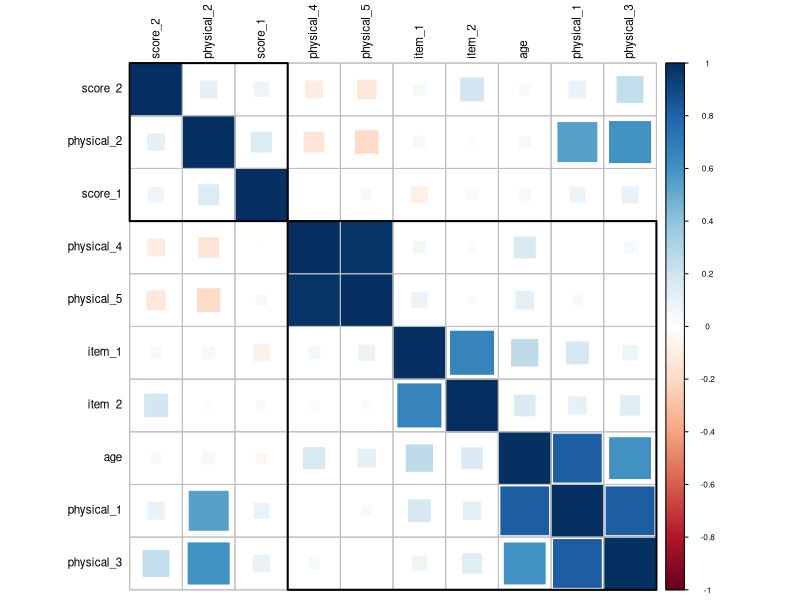
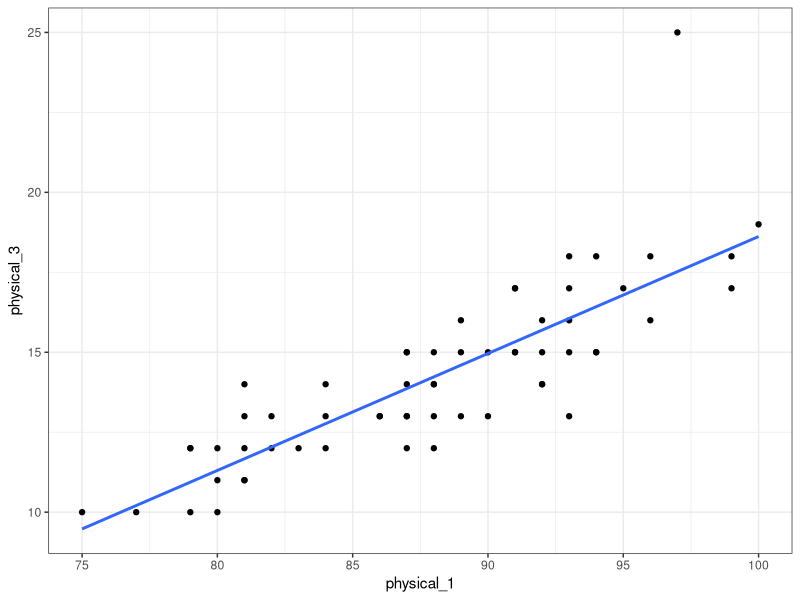
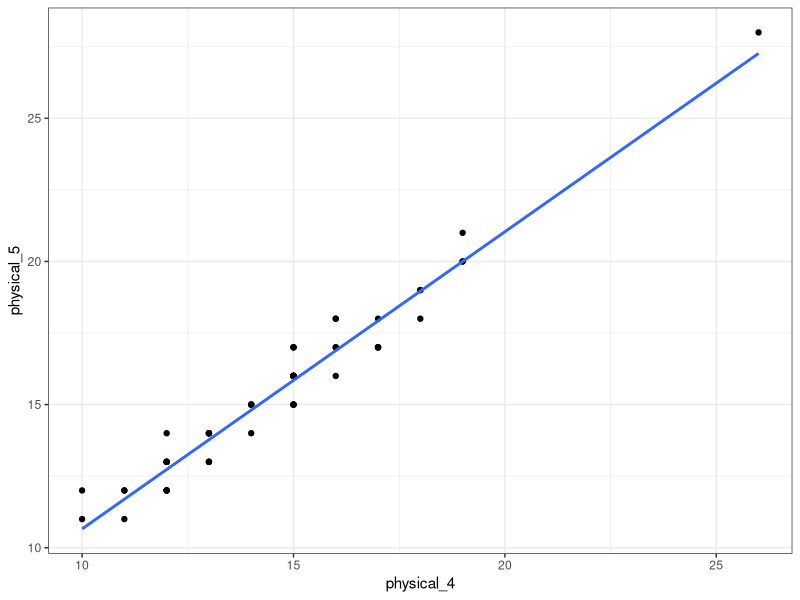
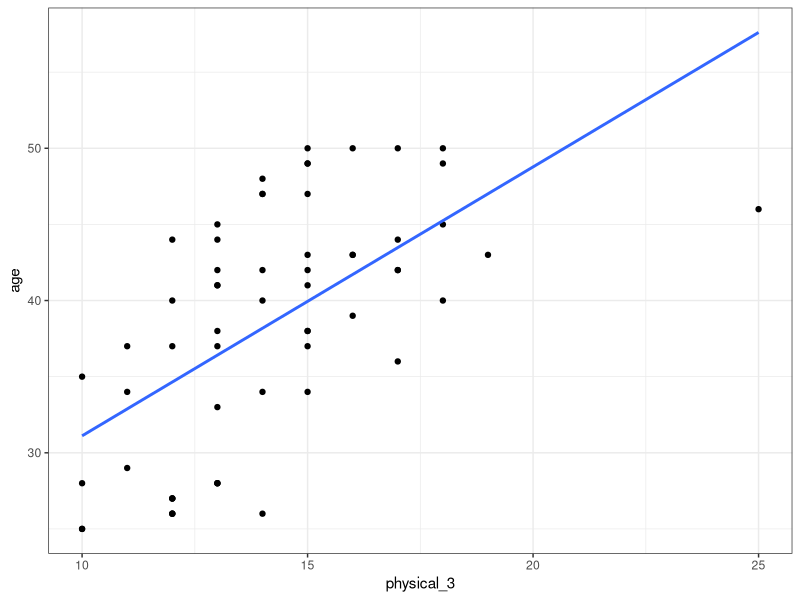
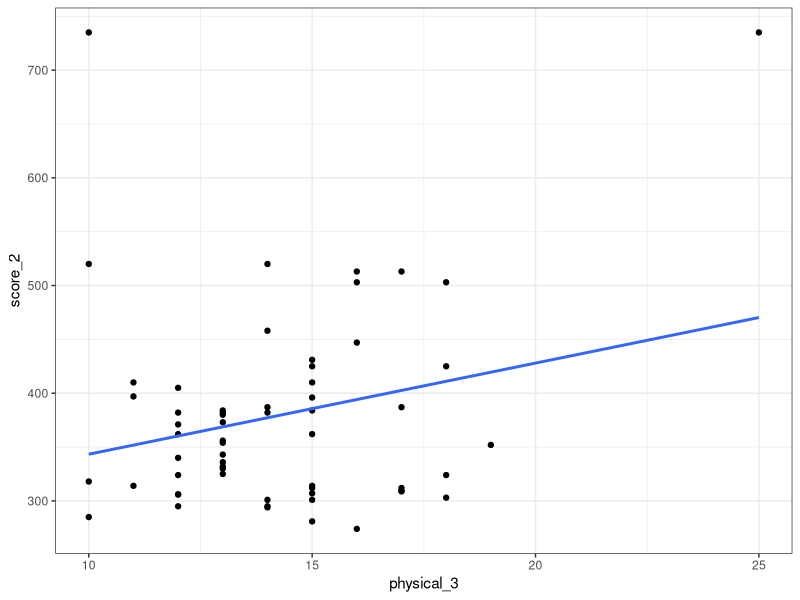
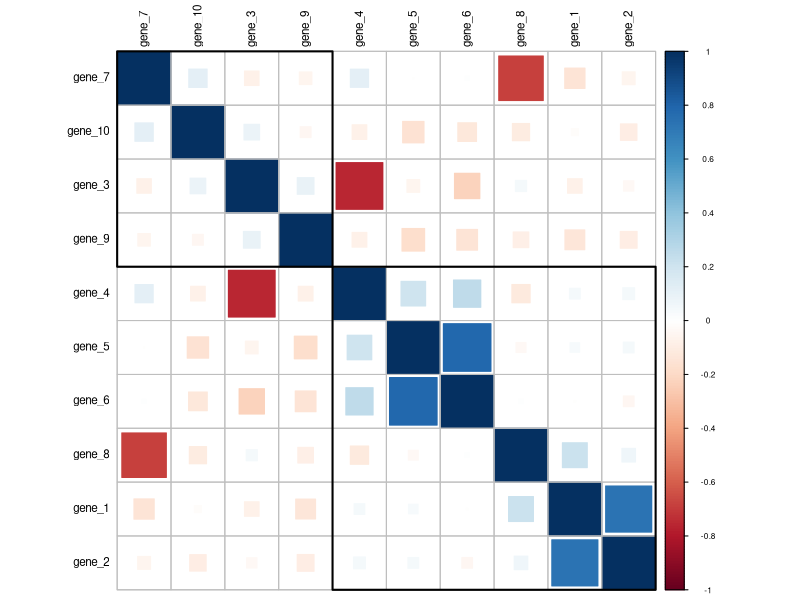
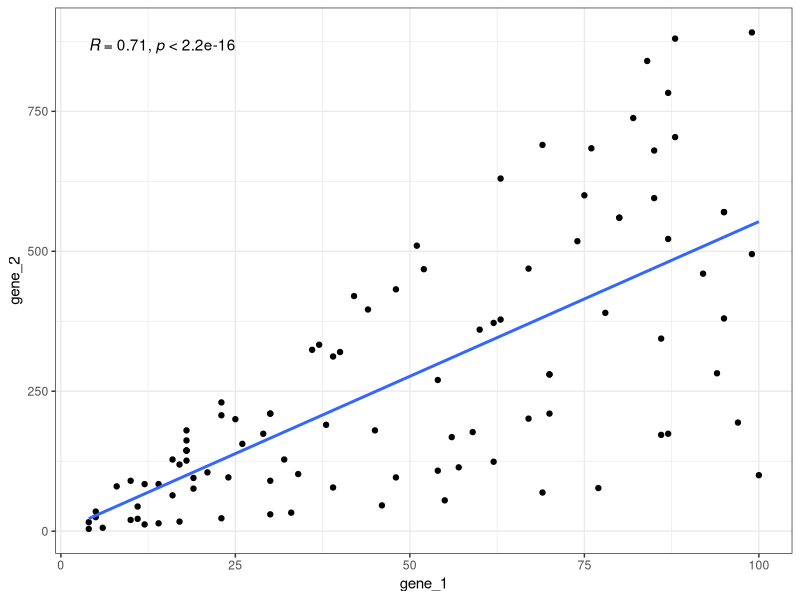
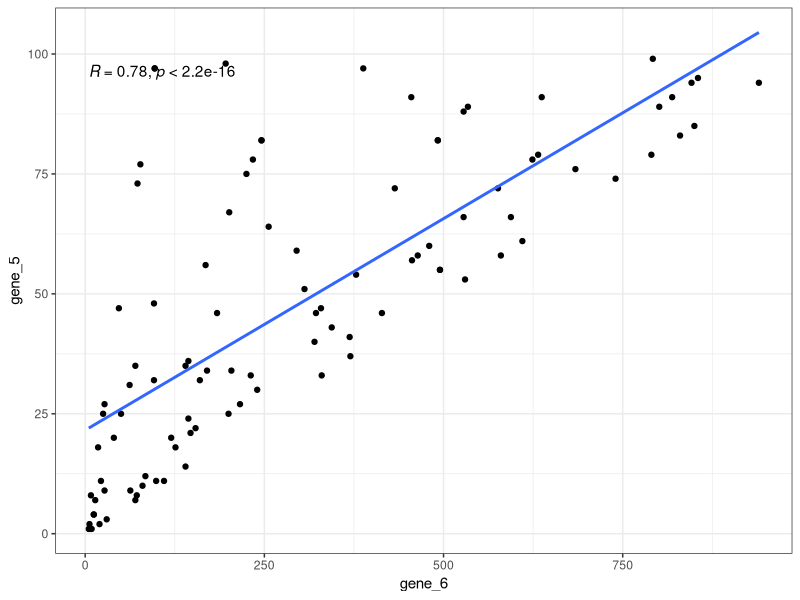

The R script that drew these images, in order:
# Correlations
# Exploration of Clinical Data

# Please have your data and code in the same folder
setwd(dirname(rstudioapi::getActiveDocumentContext()$path))

install.packages(ggplot2)
install.packages(corrplot)
install.packages(GGally)
install.packages(ggpubr)


library(ggplot2)
library(corrplot)
library(GGally)
library(ggpubr)



clinical_data <- read.csv(file = "ClinicalData.csv", header = TRUE)

data <- clinical_data[-1]

# bring up the correlation matrix between quantitative variables
cor(data)


# One option for Heatmap of correlations
corrplot(cor(data, method = "pearson"),
         method="square",
         order="hclust", tl.cex=0.7, cl.cex=0.5, tl.col="black", addrect=2)


ggplot(data = clinical_data, aes(x=physical_1, y = physical_3)) +
  geom_point() +
  theme_bw() +
  stat_smooth(method="lm", se=FALSE)

# These traits describe exatly the same thing or are confounded by a third (obvious) variable
ggplot(data = clinical_data, aes(x=physical_4, y = physical_5)) +
  geom_point() +
  theme_bw() +
  stat_smooth(method="lm", se=FALSE)


ggplot(data = clinical_data, aes(x=physical_3, y = age)) +
  geom_point() +
  theme_bw() +
  stat_smooth(method="lm", se=FALSE)

ggplot(data = clinical_data, aes(x=physical_3, y = score_2)) +
  geom_point() +
  theme_bw() +
  stat_smooth(method="lm", se=FALSE)







# Pairs is a powerful but time consuming function that builds all scatterplots between variables

# GGally::ggpairs(clinical_data, columns = c(2, 3, 4, 5, 10, 11),
#   aes(colour=Group, alpha=0.4),
#   title="Scatterplot Matrix",
#   upper=list(continuous="density", combo="box"),
#   lower=list(continuous="smooth", combo="dot")) +
#   theme_light() +
#   theme(plot.title=element_text(size=10))

# For those who want to view the Simson's paradox of hidden groups

# ggplot(data = clinical_data, aes(x=physical_3, y = score_2, color = Group)) +
#   geom_point() +
#   theme_bw() +
#   stat_smooth(method="lm", se=FALSE)


# ---------
# Gene Data
# ---------


gene_data <- read.csv(file = "geneData.csv", header = TRUE, row.names = 1)

data <- gene_data

# bring up the correlation matrix between quantitative variables
cor(data, method = "spearman")


# One option for Heatmap of correlations
corrplot(cor(data, method = "spearman"),
         method="square",
         order="hclust", tl.cex=0.7, cl.cex=0.5, tl.col="black", addrect=2)


ggplot(data = gene_data, aes(x=gene_1, y = gene_2)) +
  geom_point() +
  theme_bw() +
  stat_smooth(method="lm", se=FALSE) +
  stat_cor(method="pearson", show.legend = TRUE)
  # stat_cor(method="spearman", show.legend = TRUE)

# These traits describe exatly the same thing or are confounded by a third (obvious) variable
ggplot(data = gene_data, aes(x=gene_6, y = gene_5)) +
  geom_point() +
  theme_bw() +
  stat_smooth(method="lm", se=FALSE) +
  # stat_cor(method="pearson", show.legend = TRUE)
  stat_cor(method="spearman", show.legend = TRUE)

ggplot(data = gene_data, aes(x=gene_3, y = gene_4)) +
  geom_point() +
  theme_bw() +
  stat_smooth(method="lm", se=FALSE) +
  # stat_cor(method="pearson", show.legend = TRUE)
  stat_cor(method="spearman", show.legend = TRUE)
